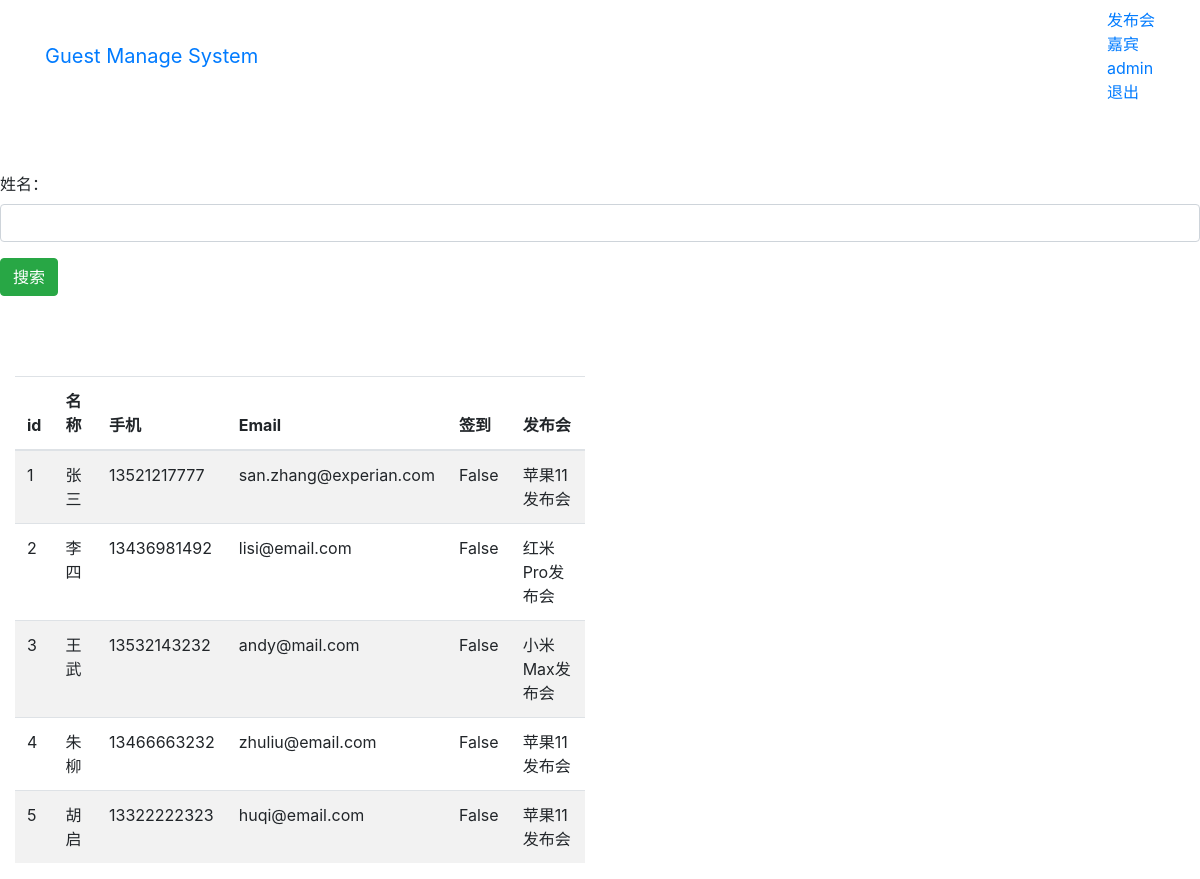
The page /guest_manage/ (signed in) on the database its author committed.
### sign/models.py (models this page shows, shortened)
class Guest(models.Model):
    event = models.ForeignKey(Event, on_delete=models.CASCADE)      # 关联发布会id（django会将该字段创建为event_id）
    realname =models.CharField(max_length=64)                       # 嘉宾姓名
    phone = models.CharField(max_length=11)                         # 手机号
    email = models.EmailField()                                     # 邮箱
    sign = models.BooleanField()                                    # 签到状态
    create_time = models.DateTimeField(auto_now=True)               # 创建时间（自动获取当前时间）
    class Meta:
        unique_together = ("event", "phone")

class Event(models.Model):
    name = models.CharField(max_length=100)                         # 发布会标题
    limit =models.IntegerField()                                    # 参加人数
    status = models.BooleanField()                                  # 状态
    address = models.CharField(max_length=200)                      # 地址
    start_time = models.DateTimeField('event time')                 # 发布会时间
    create_time = models.DateTimeField(auto_now=True)               # 创建时间（自动获取当前时间）
    def __str__(self):
        return self.name

### sign/views.py (the view)
# urls.py: path('guest_manage/', views.guest_manage),
@login_required
def guest_manage(request):
    guest_list = Guest.objects.all()
    username = request.session.get('user', '')
    return render(request, "guest_manage.html", {'user':username, 'guests':guest_list})

### sign/templates/guest_manage.html (shortened to what this page needs)
<!DOCTYPE html>
<html lang="zh-cn">
<head>
    {% load bootstrap4 %}
    {% bootstrap_css %}
</head>
<body role="document">
    <nav class="navbar navbar-inverse navbar-fixed-top">
        <div class="container">
            <div class="navbar-header">
                <a class="navbar-brand" href="/event_manage/">Guest Manage System</a>
            </div>
            <div id="navbar-head" class="c">
                <ul class="nav navbar-nav">
                    <li><a href="/event_manage/">发布会</a> </li>
                    <li class="active"><a href="#">嘉宾</a> </li>
                </ul>
                <ul class="nav navbar-nav navbar-right">
                    <li><a href="#">{{ user }}</a></li>
                    <li><a href="/logout/">退出</a></li>
                </ul>
            </div>
        </div>
    </nav>
    <div class="page-header" style="padding-top: 60px">
        <div id="navbar-search" class="navbar-collapse collapsed">
            <form class="navbar-form" method="get" action="/search_name/">
                <div class="form-group">
                    <label for="realname">姓名：</label>
                    <input id="realname" type="text" class="form-control"/>
                </div>
                <button id="search_guest" type="submit" class="btn btn-success">搜索</button>
            </form>
        </div>
    </div>
    <div class="row1" style="padding-top: 80px">
        <div class="col-md-6">
            <table class="table table-striped">
                <thead>
                <tr>
                    <th>id</th><th>名称</th><th>手机</th><th>Email</th><th>签到</th><th>发布会</th>
                </tr>
                </thead>
                <tbody>
                    {% for guest in guests %}
                        <tr>
                            <td>{{ guest.id }}</td>
                            <td>{{ guest.realname }}</td>
                            <td>{{ guest.phone }}</td>
                            <td>{{ guest.email }}</td>
                            <td>{{ guest.sign }}</td>
                            <td>{{ guest.event }}</td>
                        </tr>
                    {% endfor %}
                </tbody>
            </table>
        </div>
    </div>
</body>
</html>

### rows shown on the page
Guest: id "1", realname "张三", phone "13521217777", email "san.zhang@experian.com", sign "False", event "苹果11发布会"
Guest: id "2", realname "李四", phone "13436981492", email "lisi@email.com", sign "False", event "红米Pro发布会"
Guest: id "3", realname "王武", phone "13532143232", email "andy@mail.com", sign "False", event "小米Max发布会"
Guest: id "4", realname "朱柳", phone "13466663232", email "zhuliu@email.com", sign "False", event "苹果11发布会"
Guest: id "5", realname "胡启", phone "13322222323", email "huqi@email.com", sign "False", event "苹果11发布会"

### other values the page prints
{{ user }} "admin"
